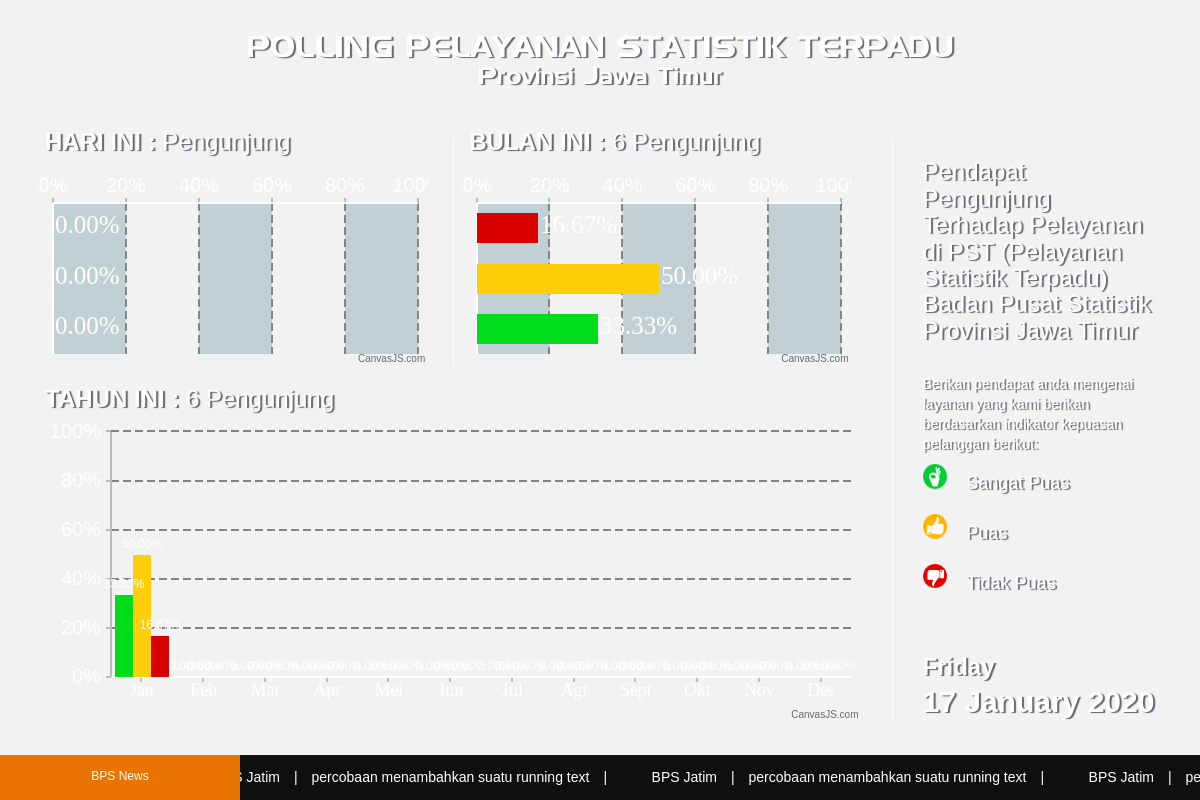
Screenshot of /cn_pengunjung.php with the database file from the repository.
### tables this page shows
CREATE TABLE `konten` (
  `idkonten` int(10) NOT NULL,
  `type` varchar(100) NOT NULL,
  `text` varchar(500) NOT NULL
);

CREATE TABLE `runningtext` (
  `id` int(10) UNSIGNED NOT NULL,
  `informasi` varchar(450) DEFAULT NULL,
  `tanggal` date NOT NULL
);

### en_background.php (called while the page is built, shortened)
<?php
class en_background {
    public function getData($tipe) {
        if ($tipe == "tampil") {
            $string_query = "select path from background where stats = 'aktif'";
            $result = mysqli_query($GLOBALS['conn'],$string_query);
            return $result;
        } elseif ($tipe == "semua") {
            $string_query = "select id, nama, path, stats from background";
            $result = mysqli_query($GLOBALS['conn'],$string_query);
            return $result;
        } elseif ($tipe == "aktif") {
            $string_query = "select id, nama, path, stats from background where stats = 'aktif'";
            $result = mysqli_query($GLOBALS['conn'],$string_query);
            return $result;
        } elseif ($tipe == "dashboard") {
            $string_query = "select nama, path from background";
            $result = mysqli_query($GLOBALS['conn'],$string_query);
            return $result;
        } elseif ($tipe == "user upload") {
            $string_query = "select path from background where kategori = 'user upload'";
            $result = mysqli_query($GLOBALS['conn'],$string_query);
            return $result;
        }
    }
}

### en_konten.php (called while the page is built, shortened)
<?php
class en_konten {
    public $type;
    public function getData() {
        $string_query = "select type, text from konten where type = '$this->type'";
        $result = mysqli_query($GLOBALS['conn'],$string_query);
        return $result;
    }
}

### en_rekap.php (called while the page is built, shortened)
<?php
class en_rekap {
    public $tanggal;
    public $bulan;
    public $tahun;
    public function getData($tipe) {
        switch ($tipe) {
            case "harian_1" :
                $string_query = "select tidakpuas, puas, sangatpuas, sum(tidakpuas) + sum(puas) + sum(sangatpuas) as all_record from rekap where tanggal = $this->tanggal and bulan = $this->bulan and tahun = $this->tahun";
                $result = mysqli_query($GLOBALS['conn'],$string_query);
                return $result;
                break;
            case "bulanan_1" :
                $string_query = "select sum(tidakpuas) as tp, sum(puas) as p, sum(sangatpuas) as sp, sum(tidakpuas) + sum(puas) + sum(sangatpuas) as all_record from rekap where bulan = $this->bulan and tahun = $this->tahun";
                $result = mysqli_query($GLOBALS['conn'],$string_query);
                return $result;
                break;
            case "tahunan_1" :
                $string_query = "select sum(tidakpuas) as tp, sum(puas) as p, sum(sangatpuas) as sp, sum(tidakpuas) + sum(puas) + sum(sangatpuas) as all_record, bulan from rekap where tahun = $this->tahun group by bulan order by bulan";
                $result = mysqli_query($GLOBALS['conn'],$string_query);
                return $result;
                break;
        }
    }
}

### en_running_text.php (called while the page is built, shortened)
<?php
class en_running_text {
    public function getData($tipe) {
        if ($tipe == "tampil") {
            $string_query = "select informasi from runningtext";
            $result = mysqli_query($GLOBALS['conn'],$string_query);
            return $result;
        } elseif ($tipe == "tabel") {
            $string_query = "select informasi, tanggal, id from runningtext order by id desc";
            $result = mysqli_query($GLOBALS['conn'],$string_query);
            return $result;
        }
    }
}

### bn_polling.php (the view, shortened to what this page needs)
<!DOCTYPE html PUBLIC "-//W3C//DTD XHTML 1.0 Transitional//EN" "http://www.w3.org/TR/xhtml1/DTD/xhtml1-transitional.dtd">
<html onmousedown="WhichButton(event)">
    <head>
        <link href="css/bootstrap.css" rel="stylesheet"></link>
        <link href="css/mystyle-default.css" rel="stylesheet"></link>
        <link href="css/marquee.css" rel="stylesheet"></link>
        <link rel="stylesheet" href="css/sweetalert.css"></link>
    </head>
    <body class="latar-abu-terang" style="background-image:url(<?php
    if ($databackgroundrow == 0) {
        echo 'images/background/bromo.jpg';
    } else {
        echo mysqli_fetch_array($databackground)[0];
    }
    ?>); repeat:none; background-size:cover; cursor: none"  oncontextmenu="return false;">
        <div class="container-fluid" style="cursor: none">
            <h2 class="space-top-min text-center text-putih text-shadow font-denmark"><?php echo $datakonten_judul_jadi; ?></h2>
            <h3 class="margin-up-min text-center space-bottom-mid text-putih text-shadow font-denmark"><?php echo $datakonten_lokasi_jadi; ?> </h3>
            <div class="col-md-9 no-pad" style="border-right:solid 1px #fff">
                <div class="col-md-12 no-padding" style="cursor: none">
                    <div class="col-md-6 no-pad">
                        <h3 class="text-putih margin-up-min text-shadow"><b>HARI INI :</b> <?php echo $total_harian; ?> Pengunjung</h3>
                        <div id="charthari" style="height: 200px; width: 100%;cursor:none; margin-left:-10px">
                        </div>
                    </div>
                    <div class="col-md-6" style="border-left:1px solid #fff">
                        <h3 class="text-putih margin-up-min text-shadow"><b>BULAN INI :</b> <?php echo $total_bulanan; ?> Pengunjung</h3>
                        <div id="chartbulan" style="height: 200px; width: 100%; cursor:none;margin-left:-10px">
                        </div>
                    </div>
                </div>
                <div class="col-md-12 no-pad" style="cursor: none">
                    <h3 class="text-putih text-shadow"><b>TAHUN INI :</b> <?php echo $total_tahunan;?> Pengunjung</h3>
                    <div id="charttahun" style="height: 300px; width: 100%; cursor:none;" >
                    </div>
                </div>
            </div>
            <div class="col-md-3" style="cursor: none">
                <div class="col-md-12">
                    <h3 class="space-bottom-min text-shadow text-putih"><?php echo $datakonten_subjudul_jadi; ?></h3>
                    <p class="text-putih text-shadow"><?php echo $datakonten_indikator_jadi; ?></p>
                </div>
                <div class="col-md-12 no-padding">
                    <div class="col-md-2 no-pad">
                        <img src="images/sangatpuas.png" width="180%">
                    </div>
                    <div class="col-md-9">
                        <h4 class="text-putih text-shadow">Sangat Puas</h4>
                    </div>
                </div>
                <div class="col-md-12 no-padding space-top-xs">
                    <div class="col-md-2 no-pad">
                        <img src="images/puas.png" width="180%">
                    </div>
                    <div class="col-md-9">
                        <h4 class="text-putih text-shadow">Puas</h4>
                    </div>
                </div>
                <div class="col-md-12 no-padding space-top-xs">
                    <div class="col-md-2 no-pad">
                        <img src="images/tidakpuas.png" width="180%">
                    </div>
                    <div class="col-md-9">
                        <h4 class="text-putih text-shadow">Tidak Puas</h4>
                    </div>
                </div>
                <div class="col-md-12 no-pad space-top-min">
                    <h3 class="text-bold text-putih text-shadow">
                        <?php
                        echo strftime("%A");
                        ?>
                    </h3>
                    <h2 class="text-bold text-putih text-shadow margin-up-xs">
                        <?php
                        echo strftime("%d") . " " . strftime("%B") . " " . strftime("%Y");
                        ?>
                    </h2>
                </div>
            </div>
        </div>
        <div class="container marquee-text" style="cursor: none">
            <div class="marquee-sibling">
                BPS News
            </div>
            <div class="marquee">
                <ul class="marquee-content-items">
                    <?php
                    if ($datarunningtextrow != 0) {
                        while ($row = mysqli_fetch_array($datarunningtext)) {
                            echo "<li> $row[0]</li>";
                        }
                    } else {
                        echo "<li> BPS Jatim</li>";
                    }
                    ?>
                </ul>
            </div>
        </div>
    </body>
</html>

### cn_pengunjung.php (shortened to what this page needs)
<?php
require_once './en_rekap.php';
require_once './en_running_text.php';
require_once './en_background.php';
require_once './en_konten.php';
if (isset($_POST['sign_key'])) {
    $pengunjung = new cn_pengunjung();
    $result = $_POST['sign_key'];
    $pengunjung->result = $result;
    $pengunjung->tambahPolling();
    $pengunjung->rekapPolling();
    $pengunjung->tampilRekapPolling();
}
else {
    $pengunjung = new cn_pengunjung();
    $pengunjung->tampilRekapPolling();
}
class cn_pengunjung {
    public $en_rekap;
    public $en_running_text;
    public $en_background;
    public $en_konten;
    function __construct() {
        $this->en_rekap = new en_rekap();
        $this->en_running_text = new en_running_text();
        $this->en_background = new en_background();
        $this->en_konten = new en_konten();
    }
    function tampilRekapPolling() {
        $this->en_rekap->tanggal = date("j");
        $this->en_rekap->bulan = date("n");
        $this->en_rekap->tahun = date("Y");
        $dr_bulan = $this->en_rekap->getData("bulanan_1");
        if (mysqli_num_rows($dr_bulan) == 0) {
            $dj_bulan[0] = $dj_bulan[1] = $dj_bulan[2] = $persen_tp_bulan = $persen_p_bulan = $persen_sp_bulan = 0;
            $dj_bulan[3] = $dj_bulan[0] + $dj_bulan[1] + $dj_bulan[2];
        } else {
            $dj_bulan = mysqli_fetch_array($dr_bulan);
        }
        $total_bulanan = $dj_bulan[3];
        $dr_tahun = $this->en_rekap->getData("tahunan_1");
        $djc_tahun[3] = 0;
        if (mysqli_num_rows($dr_tahun) == 0) {
            for ($i = 1; $i <= 12; $i++) {
                $dj_tahun[$i][0] = $dj_tahun[$i][1] = $dj_tahun[$i][2] = $persen_tp_tahun[$i] = $persen_p_tahun[$i] = $persen_sp_tahun[$i] = 0;
                $djc_tahun[3] += $dj_tahun[$i][0] + $dj_tahun[$i][1] + $dj_tahun[$i][2];
            }
        } else {
            $dj_tahun = mysqli_fetch_array($dr_tahun);
            for ($i = 1; $i <= 12; $i++) {
                if ($dj_tahun[4] == $i) {
                    $djc_tahun[3] += $dj_tahun[3];
                    $dj_tahun = mysqli_fetch_array($dr_tahun);
                } else {
                    $djc_tahun[3] += 0;
                }
            }
        }
        $total_tahunan = $djc_tahun[3];
        $datarunningtext = $this->en_running_text->getData("tampil");
        $datarunningtextrow = mysqli_num_rows($datarunningtext);
        $databackground = $this->en_background->getData("tampil");
        $databackgroundrow = mysqli_num_rows($databackground);
        $this->en_konten->type = 'lokasi';
        $datakonten_lokasi_result = $this->en_konten->getData();
        $datakonten_lokasi = mysqli_fetch_array($datakonten_lokasi_result);
        $datakonten_lokasi_jadi = $datakonten_lokasi[1];
        $this->en_konten->type = 'judul';
        $datakonten_judul_result = $this->en_konten->getData();
        $datakonten_judul = mysqli_fetch_array($datakonten_judul_result);
        $datakonten_judul_jadi = $datakonten_judul[1];
        $this->en_konten->type = 'subjudul';
        $datakonten_subjudul_result = $this->en_konten->getData();
        $datakonten_subjudul = mysqli_fetch_array($datakonten_subjudul_result);
        $datakonten_subjudul_jadi = $datakonten_subjudul[1];
        $this->en_konten->type = 'indikator';
        $datakonten_indikator_result = $this->en_konten->getData();
        $datakonten_indikator = mysqli_fetch_array($datakonten_indikator_result);
        $datakonten_indikator_jadi = $datakonten_indikator[1];
        include_once 'bn_polling.php';
    }
}

### css/mystyle-default.css (style rules this page uses)
.text-putih { color:#FFF }
.text-bold { font-weight:bold; }
.text-shadow { text-shadow: 2px 1px 1px #646473; }
.latar-abu-terang { background-color: #f2f2f2 }
.space-bottom-min { margin-bottom: 30px }
.space-top-min { margin-top: 30px }
.space-bottom-mid { margin-bottom: 50px }
.space-top-xs { margin-top: 10px }
.no-padding { padding: 0px }
.margin-up-xs { margin-top:-5px }
.margin-up-min { margin-top:-10px }

### css/marquee.css (style rules this page uses)
* { -webkit-box-sizing:border-box; -moz-box-sizing:border-box; -o-box-sizing:border-box; box-sizing:border-box; font-family:Arial, "Helvetica Neue", Helvetica, sans-serif; }
.container { width: 100%; background: #100F0F; float: left; display: inline-block; overflow: hidden; box-sizing: border-box; height: 45px; position: fixed; bottom: 0; cursor: pointer; }
.marquee-sibling { padding: 0; background: #E97401; width: 20%; height: 45px; line-height: 42px; font-size: 12px; font-weight: normal; color: #ffffff; text-align: center; float: left; left: 0; z-index: 2000; }
.marquee, *[class^="marquee"] { display: inline-block; white-space: nowrap; position:absolute; }
.marquee-content-items { display: inline-block; padding: 5px; margin: 0; height: 45px; position: relative; }
.marquee-content-items li { display: inline-block; line-height: 35px; color: #fff; }
.marquee-content-items li:after { content: "|"; margin: 0 1em; }

### bn_polling.php (style rules this page uses)
.font-denmark { font-family: "Font Polling"; }

### rows the page displays
konten: text "POLLING PELAYANAN STATISTIK TERPADU"
konten: text "Provinsi Jawa Timur"
konten: text "Pendapat Pengunjung Terhadap Pelayanan di PST (Pelayanan Statistik Terpadu) Badan Pusat Statistik Provinsi Jawa Timur"
konten: text "Berikan pendapat anda mengenai layanan yang kami berikan berdasarkan indikator kepuasan pelanggan berikut:"
runningtext: informasi "BPS Jatim"
runningtext: informasi "percobaan menambahkan suatu running text"

### other values shown
$total_bulanan "6"
$total_tahunan "6"
strftime("%A") "Friday"
strftime("%d") "17"
strftime("%B") "January"
strftime("%Y") "2020"
chart data {{ $persen_sp_hari }} 0
chart data {{ $persen_sp_hari }} 0.00
chart data {{ $persen_p_hari }} 0
chart data {{ $persen_p_hari }} 0.00
